Frame 1 (no input): blank canvas, image omitted
Frame 60 (no input): blank canvas, image omitted
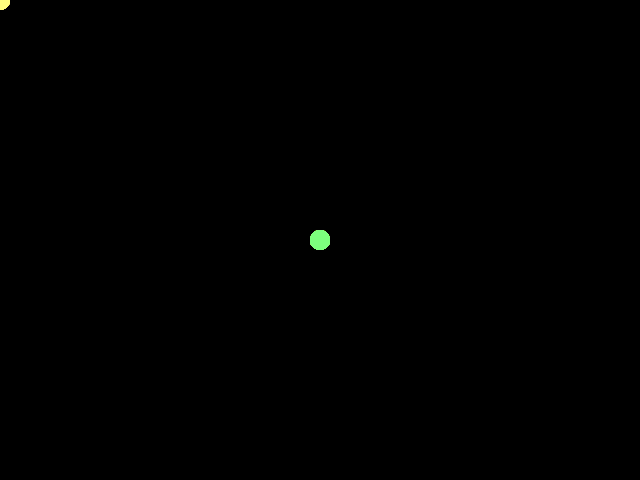
Frame 120 (the mouse pressed at the canvas centre since frame 60)

The p5.js sketch whose frames 1 and 60 were blank and that drew this single picture after the mouse press (run headless with seeded random() and noise() and a simulated clock; from frame 60 on, the mouse is pressed at the canvas centre):

// p5.js sketch
// ── sketch.js
// Learning Processing
// Daniel Shiffman
// http://www.learningprocessing.com

// Example 1-1: stroke and fill

function setup() {
	createCanvas(640, 480);
	colorMode(HSB);
	// frameRate(30);
	background(0);
	noStroke();
}

function draw() {
	// fill(0x11000000)
    // rect(0, 0, width, height)
	fill(frameCount % 255, 51, 230);
	ellipse(mouseX, mouseY, 20, 20);
}
// ── app.js
/**
 * Created by florencewu on 5/4/2016.
 */
